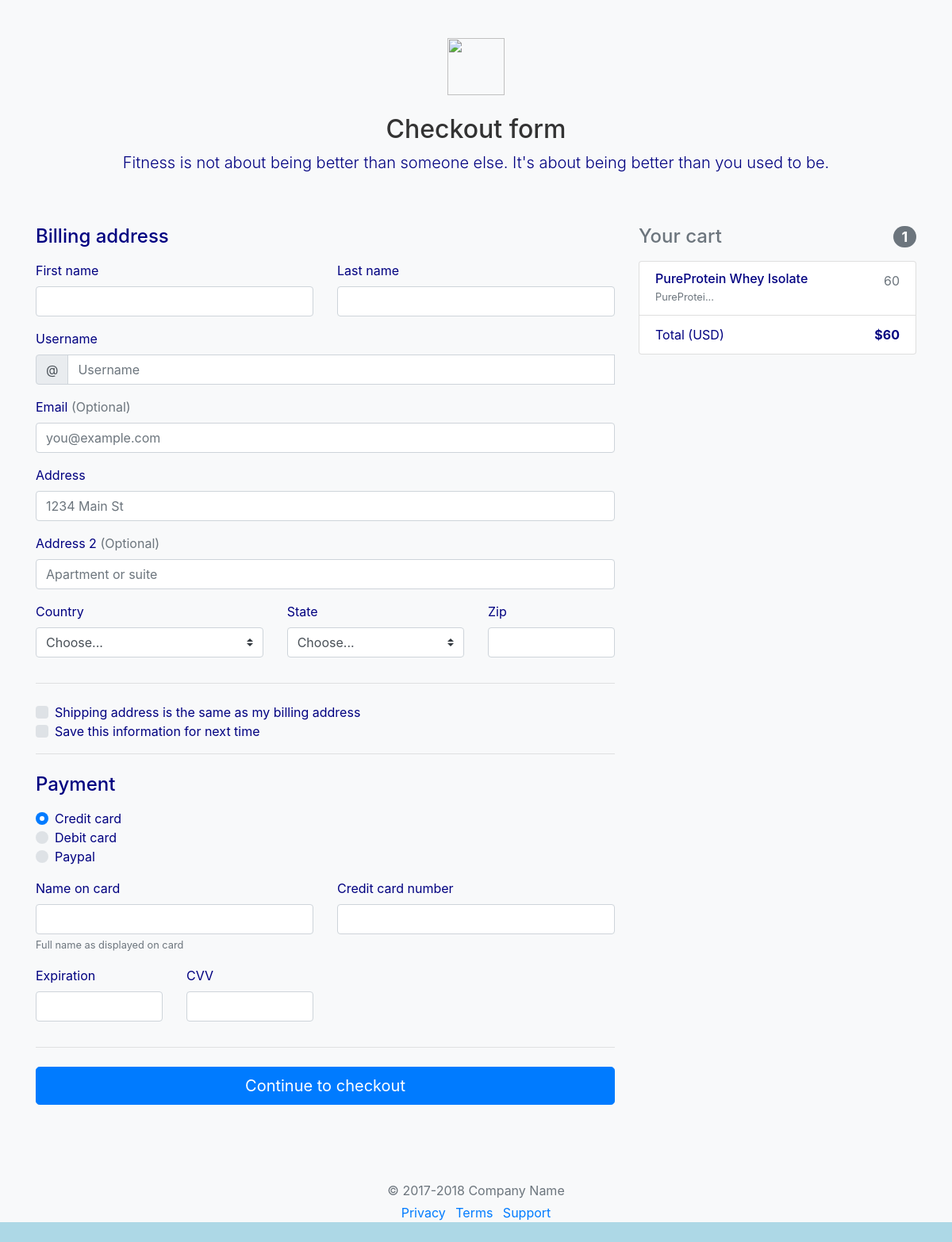
/index.php?controller=cart&action=checkout (signed in), run on the app's committed database.
### tables this page shows
CREATE TABLE `cart` (
  `pk` int(11) NOT NULL,
  `product_id` int(11) NOT NULL,
  `quantity` int(11) NOT NULL,
  `username` varchar(255) NOT NULL
);

CREATE TABLE `products` (
  `product_id` int(8) NOT NULL,
  `product_name` varchar(32) NOT NULL,
  `product_description` varchar(512) NOT NULL,
  `product_image` varchar(255) NOT NULL,
  `product_price` int(8) NOT NULL,
  `product_quantity` int(8) NOT NULL
);

### controllers/CartController.php (called while the page is built, shortened)
<?php
require_once 'models/CartModel.php';
class CartController {
    private $cartModel;
    public function __construct($db) {
        $this->db = $db;
        $this->cartModel = new CartModel($this->db);
    }
    public function checkout() {
        $username = $_SESSION['user']['user_name'];
        $user_cart = $this->cartModel->get_user_cart($username);
        $total_item = 0;
        $total_amount = 0;
        foreach($user_cart as $cart)
        {
            $total_amount += $cart['product_price'] * $cart['quantity'];
            $total_item++;
        }
        require 'views/checkout.php';
    }
}

### models/CartModel.php (called while the page is built, shortened)
<?php
class CartModel {
    private $db;
    public function __construct($db) {
        $this->db = $db;
    }
    public function get_user_cart($username) {
        $query = "SELECT * FROM cart as c JOIN products as p on p.product_id = c.product_id  WHERE username = :username";
        $stmt = $this->db->prepare($query);
        $stmt->bindParam(':username', $username);
        $stmt->execute();
        return $stmt->fetchAll(PDO::FETCH_ASSOC);
    }
}

### views/checkout.php (the view, shortened to what this page needs)
<!doctype html>
<html lang="en">
<head>
    <link rel="stylesheet" href="https://cdn.jsdelivr.net/npm/bootstrap@4.0.0/dist/css/bootstrap.min.css">
    <link href="css/style.css" rel="stylesheet">
</head>
<body class="bg-light">
    <div class="container">
        <div class="py-5 text-center">
            <img class="d-block mx-auto mb-4" src="https://cdn1.vectorstock.com/i/1000x1000/81/40/dumbbell-in-hand-stay-strong-lettering-gym-vector-13248140.jpg" alt="" width="72" height="72">
            <h2>Checkout form</h2>
            <p class="lead">Fitness is not about being better than someone else. It's about being better than you used to be.</p>
        </div>
        <div class="row justify-content-center">
            <div class="col-md-4 order-md-2 mb-4">
                <h4 class="d-flex justify-content-between align-items-center mb-3">
                    <span class="text-muted">Your cart</span>
                    <span class="badge badge-secondary badge-pill"><?php echo $total_item; ?></span>
                </h4>
                <ul class="list-group mb-3">
                    <?php foreach ($user_cart as $cart_item) : ?>
                        <li class="list-group-item d-flex justify-content-between lh-condensed">
                            <div>
                                <h6 class="my-0"><?php echo $cart_item['product_name']; ?></h6>
                                <small class="text-muted">
                                    <?php
                                    $description = $cart_item['product_description'];
                                    echo strlen($description) > 10 ? substr($description, 0, 10) . '...' : $description;
                                    ?>
                                </small>
                            </div>
                            <span class="text-muted"><?php echo $cart_item['product_price'] * $cart_item['quantity']; ?></span>
                        </li>
                    <?php endforeach; ?>
                    <li class="list-group-item d-flex justify-content-between">
                        <span>Total (USD)</span>
                        <strong>$<?php echo $total_amount; ?></strong>
                    </li>
                </ul>
            </div>
            <div class="col-md-8 order-md-1">
                <h4 class="mb-3">Billing address</h4>
                <form class="needs-validation" novalidate>
                    <div class="row">
                        <div class="col-md-6 mb-3">
                            <label for="firstName">First name</label>
                            <input type="text" class="form-control" id="firstName" placeholder="" value="" required>
                        </div>
                        <div class="col-md-6 mb-3">
                            <label for="lastName">Last name</label>
                            <input type="text" class="form-control" id="lastName" placeholder="" value="" required>
                        </div>
                    </div>
                    <div class="mb-3">
                        <label for="username">Username</label>
                        <div class="input-group">
                            <div class="input-group-prepend">
                                <span class="input-group-text">@</span>
                            </div>
                            <input type="text" class="form-control" id="username" placeholder="Username" required>
                        </div>
                    </div>
                    <div class="mb-3">
                        <label for="email">Email <span class="text-muted">(Optional)</span></label>
                        <input type="email" class="form-control" id="email" placeholder="you@example.com">
                    </div>
                    <div class="mb-3">
                        <label for="address">Address</label>
                        <input type="text" class="form-control" id="address" placeholder="1234 Main St" required>
                    </div>
                    <div class="mb-3">
                        <label for="address2">Address 2 <span class="text-muted">(Optional)</span></label>
                        <input type="text" class="form-control" id="address2" placeholder="Apartment or suite">
                    </div>
                    <div class="row">
                        <div class="col-md-5 mb-3">
                            <label for="country">Country</label>
                            <select class="custom-select d-block w-100" id="country" required>
                                <option value="">Choose...</option>
                            </select>
                        </div>
                        <div class="col-md-4 mb-3">
                            <label for="state">State</label>
                            <select class="custom-select d-block w-100" id="state" required>
                                <option value="">Choose...</option>
                            </select>
                        </div>
                        <div class="col-md-3 mb-3">
                            <label for="zip">Zip</label>
                            <input type="text" class="form-control" id="zip" placeholder="" required>
                        </div>
                    </div>
                    <hr class="mb-4">
                    <div class="custom-control custom-checkbox">
                        <label class="custom-control-label" for="same-address">Shipping address is the same as my billing address</label>
                    </div>
                    <div class="custom-control custom-checkbox">
                        <label class="custom-control-label" for="save-info">Save this information for next time</label>
                    </div>
                    <hr class="mb-4">
                    <h4 class="mb-3">Payment</h4>
                    <div class="d-block my-3">
                        <div class="custom-control custom-radio">
                            <label class="custom-control-label" for="credit">Credit card</label>
                        </div>
                        <div class="custom-control custom-radio">
                            <label class="custom-control-label" for="debit">Debit card</label>
                        </div>
                        <div class="custom-control custom-radio">
                            <label class="custom-control-label" for="paypal">Paypal</label>
                        </div>
                    </div>
                    <div class="row">
                        <div class="col-md-6 mb-3">
                            <label for="cc-name">Name on card</label>
                            <input type="text" class="form-control" id="cc-name" placeholder="" required>
                            <small class="text-muted">Full name as displayed on card</small>
                        </div>
                        <div class="col-md-6 mb-3">
                            <label for="cc-number">Credit card number</label>
                            <input type="text" class="form-control" id="cc-number" placeholder="" required>
                        </div>
                    </div>
                    <div class="row">
                        <div class="col-md-3 mb-3">
                            <label for="cc-expiration">Expiration</label>
                            <input type="text" class="form-control" id="cc-expiration" placeholder="" required>
                        </div>
                        <div class="col-md-3 mb-3">
                            <label for="cc-expiration">CVV</label>
                            <input type="text" class="form-control" id="cc-cvv" placeholder="" required>
                        </div>
                    </div>
                    <hr class="mb-4">
                    <button class="btn btn-primary btn-lg btn-block" type="submit">Continue to checkout</button>
                </form>
            </div>
        </div>
        <footer class="my-5 pt-5 text-muted text-center text-small">
            <p class="mb-1">&copy; 2017-2018 Company Name</p>
            <ul class="list-inline">
                <li class="list-inline-item"><a href="#">Privacy</a></li>
                <li class="list-inline-item"><a href="#">Terms</a></li>
                <li class="list-inline-item"><a href="#">Support</a></li>
            </ul>
        </footer>
    </div>
</body>
</html>

### css/style.css (style rules this page uses)
body, html { background-color: #ADD8E6 !important; color: navy !important; margin: 0; padding: 0; }
h2 { color: #333; }

### data on the page
cart: product.product_name "PureProtein Whey Isolate", product.product_description "PureProtei", $cart_item['product_price'] * $cart_item['quantity'] "60"

### other printed values
$total_item "1"
$total_amount "60"
